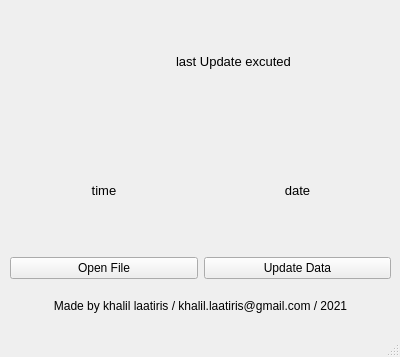
<?xml version="1.0" encoding="UTF-8"?>
<ui version="4.0">
 <class>MainWindow</class>
 <widget class="QMainWindow" name="MainWindow">
  <property name="geometry">
   <rect>
    <x>0</x>
    <y>0</y>
    <width>400</width>
    <height>357</height>
   </rect>
  </property>
  <property name="sizePolicy">
   <sizepolicy hsizetype="Fixed" vsizetype="Fixed">
    <horstretch>0</horstretch>
    <verstretch>0</verstretch>
   </sizepolicy>
  </property>
  <property name="windowTitle">
   <string>ICP-Brazil</string>
  </property>
  <property name="windowIcon">
   <iconset>
    <normaloff>../Downloads/macra.PNG</normaloff>../Downloads/macra.PNG</iconset>
  </property>
  <widget class="QWidget" name="centralwidget">
   <widget class="QWidget" name="verticalLayoutWidget">
    <property name="geometry">
     <rect>
      <x>10</x>
      <y>0</y>
      <width>381</width>
      <height>279</height>
     </rect>
    </property>
    <layout class="QVBoxLayout" name="verticalLayout">
     <item>
      <layout class="QHBoxLayout" name="horizontalLayout_3">
       <item>
        <widget class="QLabel" name="label">
         <property name="enabled">
          <bool>true</bool>
         </property>
         <property name="maximumSize">
          <size>
           <width>60</width>
           <height>16777215</height>
          </size>
         </property>
         <property name="text">
          <string>&lt;html&gt;&lt;head/&gt;&lt;body&gt;&lt;img src=&quot;:/newPrefix/loading-buffering.gif&quot; width=&quot;60&quot; height=&quot;60&quot;/&gt;&lt;/body&gt;&lt;/html&gt;</string>
         </property>
         <property name="textFormat">
          <enum>Qt::AutoText</enum>
         </property>
        </widget>
       </item>
       <item>
        <widget class="QLabel" name="file_name">
         <property name="font">
          <font>
           <pointsize>10</pointsize>
          </font>
         </property>
         <property name="text">
          <string>last Update excuted</string>
         </property>
         <property name="alignment">
          <set>Qt::AlignCenter</set>
         </property>
        </widget>
       </item>
      </layout>
     </item>
     <item>
      <layout class="QHBoxLayout" name="horizontalLayout">
       <item>
        <widget class="QLabel" name="label_time">
         <property name="font">
          <font>
           <pointsize>10</pointsize>
          </font>
         </property>
         <property name="text">
          <string>time</string>
         </property>
         <property name="alignment">
          <set>Qt::AlignCenter</set>
         </property>
        </widget>
       </item>
       <item>
        <widget class="QLabel" name="label_date">
         <property name="font">
          <font>
           <pointsize>10</pointsize>
          </font>
         </property>
         <property name="text">
          <string>date</string>
         </property>
         <property name="alignment">
          <set>Qt::AlignCenter</set>
         </property>
        </widget>
       </item>
      </layout>
     </item>
     <item>
      <layout class="QHBoxLayout" name="horizontalLayout_2">
       <item>
        <widget class="QPushButton" name="open_fils">
         <property name="text">
          <string>Open File</string>
         </property>
        </widget>
       </item>
       <item>
        <widget class="QPushButton" name="update">
         <property name="cursor">
          <cursorShape>PointingHandCursor</cursorShape>
         </property>
         <property name="text">
          <string>Update Data</string>
         </property>
        </widget>
       </item>
      </layout>
     </item>
    </layout>
   </widget>
   <widget class="QLabel" name="label_4">
    <property name="geometry">
     <rect>
      <x>10</x>
      <y>290</y>
      <width>381</width>
      <height>31</height>
     </rect>
    </property>
    <property name="sizePolicy">
     <sizepolicy hsizetype="Fixed" vsizetype="Fixed">
      <horstretch>0</horstretch>
      <verstretch>0</verstretch>
     </sizepolicy>
    </property>
    <property name="text">
     <string>Made by khalil laatiris / khalil.laatiris@gmail.com / 2021</string>
    </property>
    <property name="textFormat">
     <enum>Qt::AutoText</enum>
    </property>
    <property name="alignment">
     <set>Qt::AlignCenter</set>
    </property>
   </widget>
  </widget>
  <widget class="QStatusBar" name="statusbar"/>
 </widget>
 <resources>
  <include location="src.qrc"/>
 </resources>
 <connections/>
</ui>
